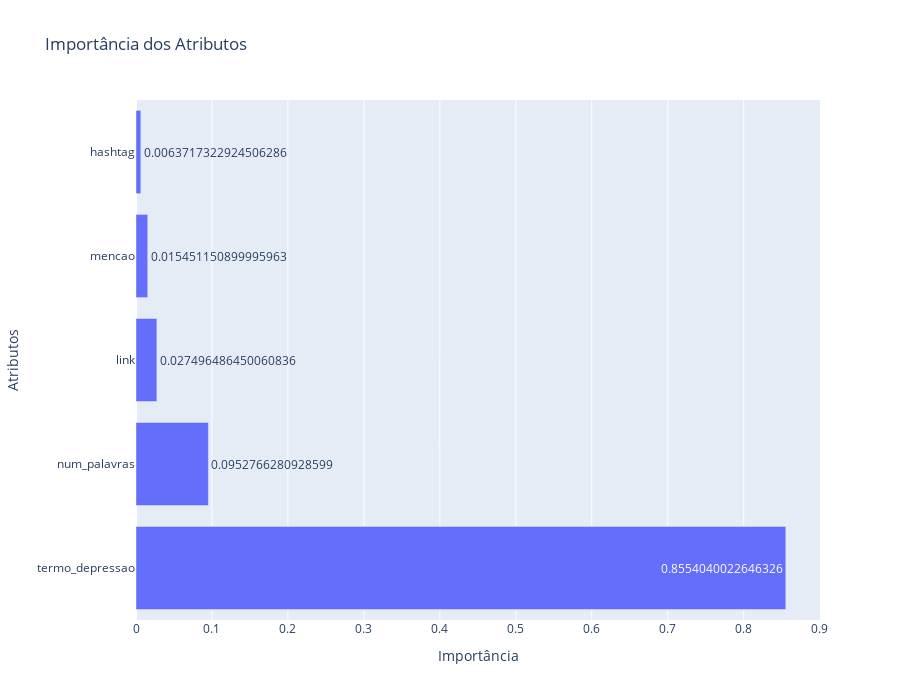

Notebook cell for this chart:
### Code cell
fig = go.Figure(data=[
    go.Bar(name='Atributos', x=featureImp, y=featureImp.index,
           text=featureImp, textposition='auto', orientation='h')
])

fig.update_layout(
    title='Importância dos Atributos',
    xaxis_title='Importância',
    yaxis_title='Atributos',
    width = 900,
    height = 700
)

fig.show()

### Figure 1 — Plotly figure (JSON) as saved in the notebook; plotly's stock layout.template omitted (floating-point values rounded to 4 significant figures)
{"data": [{"name": "Atributos", "orientation": "h", "text": [0.8554, 0.09528, 0.0275, 0.01545, 0.006372], "textposition": "auto", "type": "bar", "x": [0.8554, 0.09528, 0.0275, 0.01545, 0.006372], "y": ["termo_depressao", "num_palavras", "link", "mencao", "hashtag"]}], "layout": {"height": 700, "title": {"text": "Importância dos Atributos"}, "width": 900, "xaxis": {"title": {"text": "Importância"}}, "yaxis": {"title": {"text": "Atributos"}}}}
